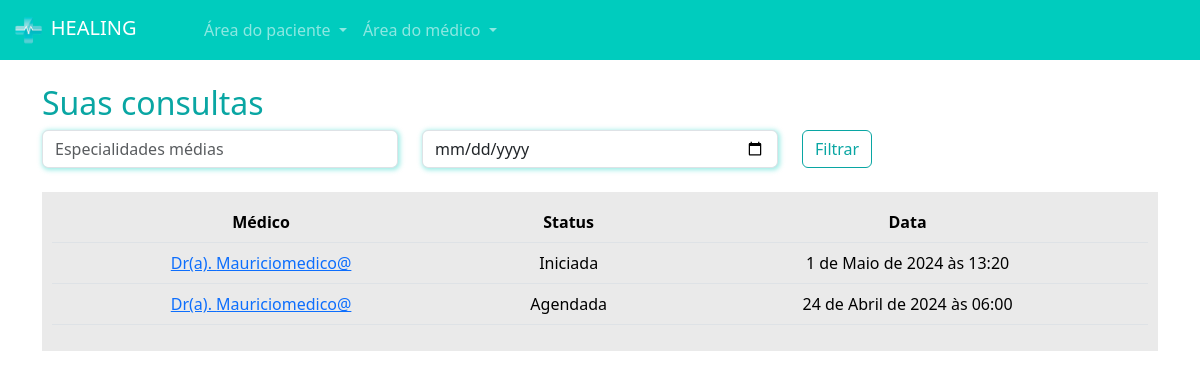
Before: /pacientes/minhas_consultas/ (signed in) with the older database file.
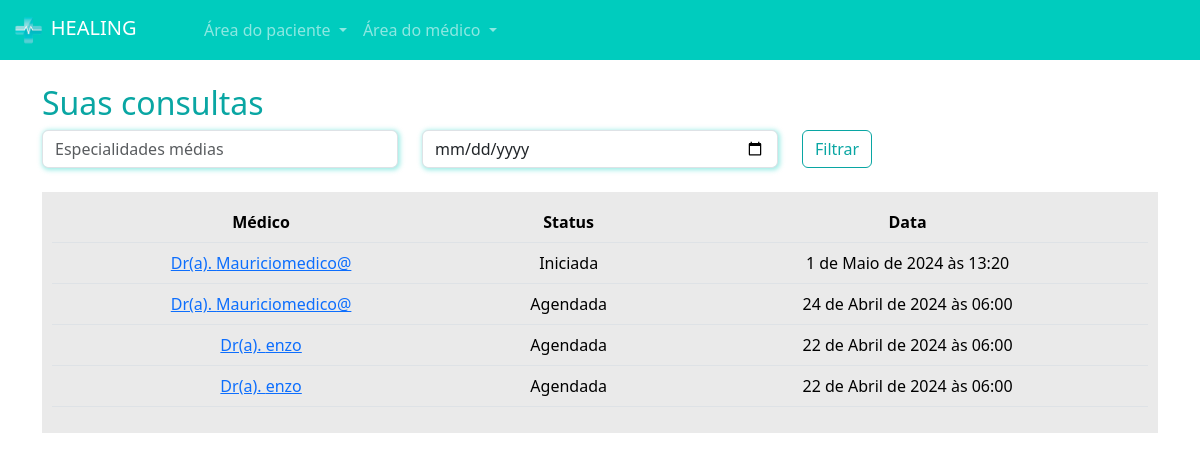
After: the same page with the newer database file.
### paciente/models.py (models this page shows, shortened)
class Consulta(models.Model):
    status_choices = (
        ('A', 'Agendada'),
        ('F', 'Finalizada'),
        ('C', 'Cancelada'),
        ('I', 'Iniciada')
     )
    paciente = models.ForeignKey(User, on_delete=models.DO_NOTHING)
    data_aberta = models.ForeignKey(DatasAbertas, on_delete=models.DO_NOTHING)
    status = models.CharField(max_length=1, choices=status_choices, default='A')
    link = models.URLField(null=True, blank=True)

### medico/models.py (models this page shows, shortened)
class DatasAbertas(models.Model):
    data = models.DateTimeField()
    user = models.ForeignKey(User, on_delete=models.DO_NOTHING)
    agendado = models.BooleanField(default=False)

### paciente/views.py (the view)
# urls.py: path('minhas_consultas/', views.minhas_consultas, name="minhas_consultas"),
def minhas_consultas(request):
    minhas_consultas = Consulta.objects.filter(paciente=request.user).filter(data_aberta__data__gte=datetime.now())
    return render(request, 'minhas_consultas.html', {'minhas_consultas': minhas_consultas, 'is_medico': is_medico(request.user)})

### medico/models.py (called while the page is built)
def  is_medico(user):
    return DadosMedico.objects.filter(user=user).exists()

### paciente/templates/minhas_consultas.html
{% extends "base.html" %}
{% load static %}
{% block 'head' %}
    <link rel="stylesheet" href="{% static 'medicos/css/abrir_horario.css' %}">
    <link rel="stylesheet" href="{% static 'usuarios/css/usuarios.css' %}">
    <link rel="stylesheet" href="{% static 'medicos/css/cadastro_medico.css' %}">
    <link rel="stylesheet" href="{% static 'pacientes/css/home.css' %}">
    <link rel="stylesheet" href="https://cdn.jsdelivr.net/npm/bootstrap-icons@1.11.3/font/bootstrap-icons.min.css">
{% endblock 'head' %}
{% block 'body' %}
    {% include 'partials/navbar.html' %}
    <div class="container">
        <br>
        <h2><span class="color-dark">Suas consultas</span></h2>
        <div class="row">
            <div class="col-md">
                <input type="text" name="especialidades" id="" class="form-control shadow-main-color" placeholder="Especialidades médias">
            </div>
            <div class="col-md">
                <input type="date" name="data" id="" class="form-control shadow-main-color" placeholder="Data da consulta">
            </div>
            <div class="col-md">
                <input type="submit" value="Filtrar" class="btn btn-dark-color-outline">
            </div>
        </div>
        <br>
        <div class="list-minhas-consultas">
            <table class="table">
                <thead>
                  <tr>
                    <th scope="col">Médico</th>
                    <th scope="col">Status</th>
                    <th scope="col">Data</th>
                  </tr>
                </thead>
                <tbody>
                    {% for consulta in minhas_consultas  %}
                        <tr>
                            <td><a href="{% url 'consulta' consulta.id %}">Dr(a). {{consulta.data_aberta.user}}</a></td>
                            <td>{{consulta.get_status_display}}</td>
                            <td>{{consulta.data_aberta.data}}</td>
                        </tr>
                    {% endfor %}
                </tbody>
              </table>
        </div>
    </div>
{% endblock 'body' %}

Changed rows visible on the page:
added Consulta: data_aberta.user "enzo", status "Agendada", data_aberta.data "22 de Abril de 2024 às 06:00"
added Consulta: data_aberta.user "enzo", status "Agendada", data_aberta.data "22 de Abril de 2024 às 06:00"
